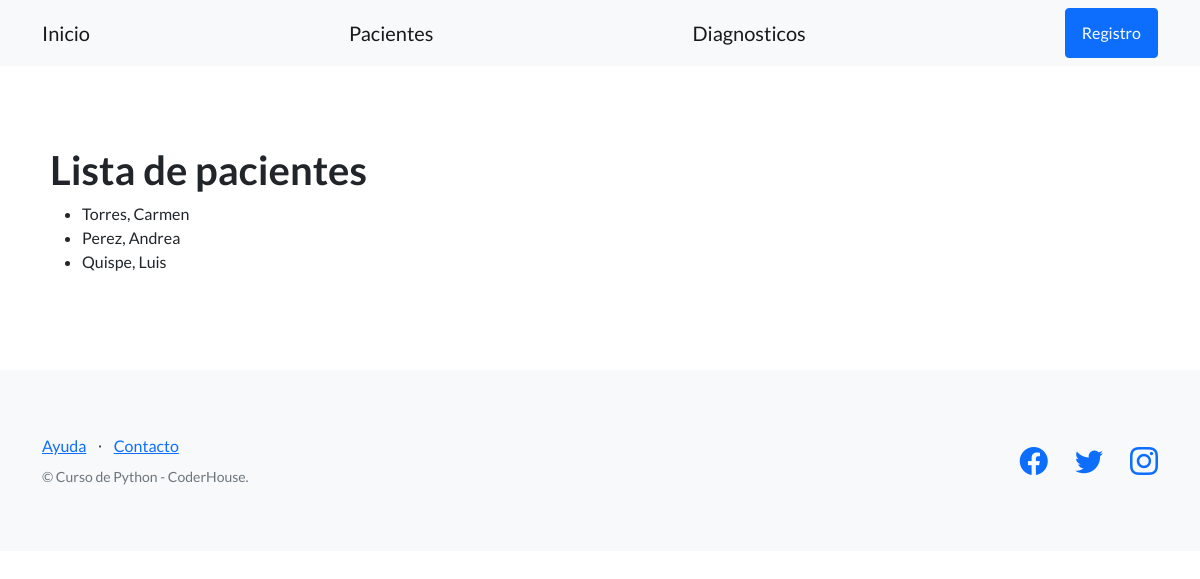
The page /clinica/pacientes/ on the database its author committed.
### control_clinica/models.py (models this page shows, shortened)
class Paciente(models.Model):
    apellido = models.CharField(max_length=256)
    nombre = models.CharField(max_length=256)
    telefono = models.CharField(max_length=20, blank=True)
    dni = models.CharField(max_length=32)
    fecha_nacimiento = models.DateField()

### control_clinica/views.py (the view)
# urls.py: path('pacientes/', listar_pacientes, name='listar_pacientes'),
def listar_pacientes(request):
    contexto = {
        "pacientes": Paciente.objects.all(),
    }
    http_response = render(
        request=request,
        template_name='control_clinica/lista_pacientes.html',
        context=contexto,
    )
    return http_response

### control_clinica/templates/control_clinica/lista_pacientes.html (shortened to what this page needs)
{% extends "control_clinica/base.html" %}
{% block contenido %}
<section>
    <div>
        <h1>Lista de pacientes</h1>
        <ul>
        {% for paciente in pacientes %}
            <li>{{ paciente.apellido }}, {{paciente.nombre}} </li>
        {% endfor %}
        </ul>
    </div>
</section>
{% endblock contenido %}

### rows shown on the page
Paciente: apellido "Torres", nombre "Carmen"
Paciente: apellido "Perez", nombre "Andrea"
Paciente: apellido "Quispe", nombre "Luis"
